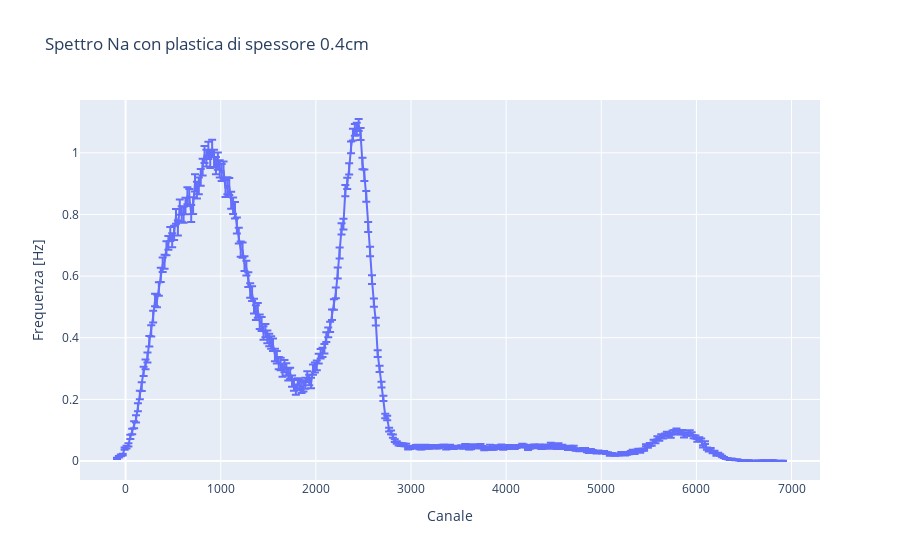

The notebook cell this image was saved under:
### Code cell
'''

    plastica DI SPESSORE 2.4cm

'''

segnale_24 = pd.read_csv('2.4cm.csv', sep=';', engine='python')
channel_24 = np.array(segnale_0cm['Channel'])
counts_24 = np.array(segnale_24['Counts'])

# calculating frequency and removing background noise
frequency_24_raw = frequency_converter(counts_24, time_signal=3300)
background_24, err_background_24, max_back, min_back= multi_SNIP_algorithm(frequency_24_raw[0], channel_24, iterations=18, delta_n=4)

frequency_24 = (frequency_24_raw[0] - background_24, np.sqrt(frequency_24_raw[1]**2+err_background_24**2))
freq_max = (frequency_24_raw[0] - max_back, np.sqrt(frequency_24_raw[1]**2+err_background_24**2))
freq_min = (frequency_24_raw[0] - min_back, np.sqrt(frequency_24_raw[1]**2+err_background_24**2))

# plot
fig = px.line(x=channel_24, y=frequency_24_raw[0], error_y=frequency_24[1], title='Spettro Na con plastica di spessore 0.4cm', labels={'x':'Canale', 'y':'Frequenza [Hz]'})
fig.show()

# fit
ls = LeastSquares(channel_24, frequency_24[0], frequency_24[1], func2)
m = Minuit(ls, A=470, mu=2400, sigma=200, A2=10, mu2=2000, sigma2=200)
ls.mask = (channel_24 > 1750) & (channel_24 < 2800)
m.migrad()
m.hesse()
display(m)

xaxis = np.linspace(1750, 2800, 3000)
yaxis = func2(xaxis, *m.values)
plt.errorbar(channel_24, frequency_24[0], frequency_24[1], fmt='.', color='green', label='Data', alpha=0.3)
plt.plot(xaxis, yaxis, color='red', label='Fit')
plt.xlabel('Channel')
plt.ylabel('Frequency')
plt.legend()
plt.title('Fit spettro Na')
plt.grid()

freq_integral = []
channel_integral = []
integral_extremes = [12000, 15600]
for i in range(len(channel_24)):
    if channel_24[i] > integral_extremes[0] and channel_24[i] < integral_extremes[1]:
        freq_integral.append(frequency_24[0][i])
        channel_integral.append(channel_24[i])
        
Area=m.values['A']+m.values['A2']
err_Area=np.sqrt(m.errors['A']**2+m.errors['A2']**2)
print(f'Area picco con integrale trapezoidale: {np.trapz(freq_integral, channel_integral):.2f}')
print(f'Area picco con integrale fit: {Area:.2f} ± {err_Area:.2f}')

intensità_511KeV.append(m.values['A']+m.values['A2'])
err_intensità_511KeV.append(np.sqrt(m.errors['A']**2+m.errors['A2']**2))

#sistematici
ls = LeastSquares(channel_24, freq_max[0], freq_max[1], func2)
m = Minuit(ls, A=470, mu=2400, sigma=200, A2=10, mu2=2000, sigma2=200)
ls.mask = (channel_24 > 1750) & (channel_24 < 2800)
m.limits['A2']= (0, 1000)
m.migrad()
m.hesse()
display(m)
sist1 = m.values['A']+m.values['A2']

ls = LeastSquares(channel_24, freq_min[0], freq_min[1], func2)
m = Minuit(ls, A=470, mu=2500, sigma=200, A2=2, mu2=2200, sigma2=300)
ls.mask = (channel_24 > 1750) & (channel_24 < 2800)
m.limits['A2']= (0, 1000)
m.migrad()
m.hesse()
display(m)
sist2 = m.values['A']+m.values['A2']

err_sist = np.abs(sist1 - sist2)/2

err_sistematico_511KeV.append(err_sist)

### Figure 1 — Plotly figure (JSON) as saved in the notebook; plotly's stock layout.template omitted (floating-point values rounded to 4 significant figures; data arrays with more than 128 entries replaced by an {"elided": "..."} marker saying what was removed)
{"data": [{"error_y": {"array": {"elided": "351 float values"}}, "hovertemplate": "Canale=%{x}<br>Frequenza [Hz]=%{y}<extra></extra>", "legendgroup": "", "line": {"color": "#636efa", "dash": "solid"}, "marker": {"symbol": "circle"}, "mode": "lines", "name": "", "orientation": "v", "showlegend": false, "type": "scatter", "x": {"elided": "351 int values"}, "xaxis": "x", "y": {"elided": "351 float values"}, "yaxis": "y"}], "layout": {"legend": {"tracegroupgap": 0}, "title": {"text": "Spettro Na con plastica di spessore 0.4cm"}, "xaxis": {"anchor": "y", "domain": [0, 1], "title": {"text": "Canale"}}, "yaxis": {"anchor": "x", "domain": [0, 1], "title": {"text": "Frequenza [Hz]"}}}}
